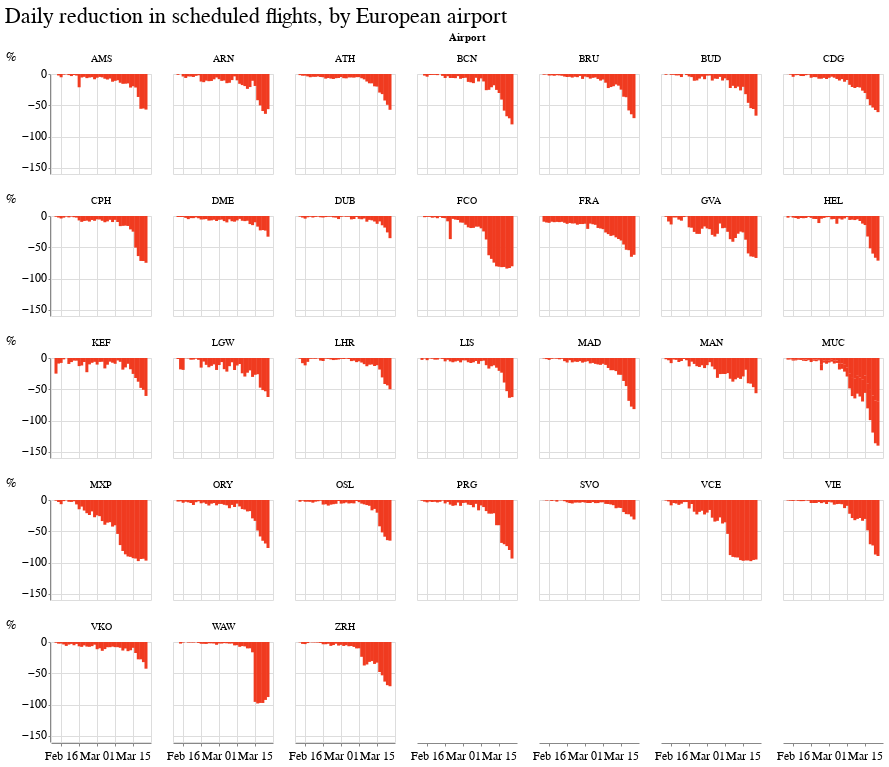

The notebook cell saved with this chart:
### Code cell
alt.Chart(europe_merge).mark_bar(color='#f03b20', size=3).encode(
    x=alt.X('date:T', title='', axis=alt.Axis(tickCount=3, format='%b %d')),
        y=alt.Y('pct_diff:Q', title='%')
).properties(width=100, height=100).facet(
    facet=alt.Facet('airport:N', title='Airport'),
    columns=7,
    title='Daily reduction in scheduled flights, by European airport'
)

### Figure 1 — Vega-Lite specification as saved in the notebook (floating-point values rounded to 4 significant figures; data arrays with more than 128 entries replaced by an {"elided": "..."} marker saying what was removed)
{"config": {"view": {"width": 800, "height": 450}, "background": "#ffffff", "title": {"anchor": "start", "font": "Benton Gothic Bold, sans", "fontColor": "#000000", "fontSize": 22, "fontWeight": "normal"}, "arc": {"fill": "#82c6df"}, "area": {"fill": "#82c6df"}, "line": {"stroke": "#82c6df", "strokeWidth": 3}, "path": {"stroke": "#82c6df"}, "rect": {"fill": "#82c6df"}, "shape": {"stroke": "#82c6df"}, "bar": {"fill": "#82c6df"}, "point": {"stroke": "#82c6df"}, "symbol": {"fill": "#82c6df", "size": 30}, "axis": {"titleFont": "Benton Gothic Bold, sans", "titleFontSize": 13, "titleFontWeight": "normal", "labelFont": "Benton Gothic, sans", "labelFontSize": 11.5, "labelFontWeight": "normal"}, "axisX": {"labelAngle": 0, "labelPadding": 4, "tickSize": 3}, "axisY": {"labelBaseline": "middle", "maxExtent": 45, "minExtent": 45, "tickSize": 2, "titleAlign": "left", "titleAngle": 0, "titleX": -45, "titleY": -11}, "legend": {"titleFont": "Benton Gothic Bold, sans", "titleFontSize": 13, "titleFontWeight": "normal", "symbolType": "square", "labelFont": "Benton Gothic, sans", "labelFontSize": 11.5}, "range": {"category": ["#3580b1", "#ec8431", "#ab7fb4", "#c89d29", "#adc839", "#829eb1"], "diverging": ["#e68a4f", "#f4bb6a", "#f9e39c", "#dadfe2", "#a6b7c6", "#849eae"], "heatmap": ["#fbf2c7", "#f9e39c", "#f8d36e", "#f4bb6a", "#e68a4f", "#d15a40", "#ab4232"], "ordinal": ["#fbf2c7", "#f9e39c", "#f8d36e", "#f4bb6a", "#e68a4f", "#d15a40", "#ab4232"], "ramp": ["#fbf2c7", "#f9e39c", "#f8d36e", "#f4bb6a", "#e68a4f", "#d15a40", "#ab4232"]}}, "data": {"name": "data-6dba8ba8f695791c2e9022621c36fcf0"}, "facet": {"type": "nominal", "field": "airport", "title": "Airport"}, "spec": {"mark": {"type": "bar", "color": "#f03b20", "size": 3}, "encoding": {"x": {"type": "temporal", "axis": {"format": "%b %d", "tickCount": 3}, "field": "date", "title": ""}, "y": {"type": "quantitative", "field": "pct_diff", "title": "%"}}, "height": 100, "width": 100}, "columns": 7, "title": "Daily reduction in scheduled flights, by European airport", "$schema": "https://vega.github.io/schema/vega-lite/v4.0.2.json", "datasets": {"data-6dba8ba8f695791c2e9022621c36fcf0": {"elided": "1151 records"}}}
